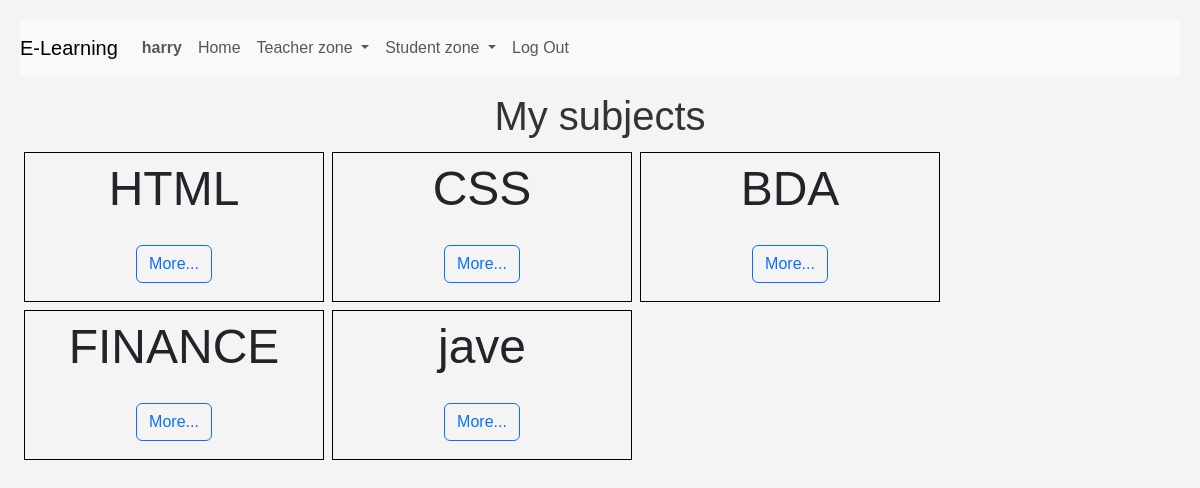
Page /my_subject/ (signed in) on the committed database.
### e_learning/models.py (models this page shows)
class User(AbstractUser):
    pass

class Subject(models.Model):
    subject_name = models.CharField(max_length=100 ,unique=True)
    subject_description =models.TextField(blank=True)
    created_at = models.DateTimeField(auto_now_add=True)
    teacher = models.ForeignKey(Teacher, on_delete=models.CASCADE, related_name="subject_teacher")
    course= models.ManyToManyField(Course ,related_name="course_subject")
    enrolled_by = models.ManyToManyField(Student, through='enroll' , through_fields=('subject', 'student'),related_name='enrolled_sub')

### e_learning/views.py (the view)
# urls.py: path("my_subject/",views.my_subject,name="my_subject"),
@login_required
def my_subject(request):
    user=request.user
    user1=User.objects.get(username=user)
    try :
        teacher=Teacher.objects.get(teacher_user=user1)
        subjects= Subject.objects.filter(teacher=teacher)
        return render (request,"e_learning/my_subject.html",{
            "subjects":subjects,
        })
    except Teacher.DoesNotExist:
       return HttpResponseRedirect('not_authorized')

### e_learning/templates/e_learning/my_subject.html (shortened to what this page needs)
{% extends "e_learning/layout.html" %}
{% load static %}
{% block body %}
<h1> My subjects</h1>
<div style="display: flex; flex-wrap: wrap;
align-content: flex-start;
">
    {% for subject in subjects %}
    <div id="subject{{subject.id}}" style="border: 1px solid black ; height: 150px;width: 300px; margin: 4px; text-align: center; font-size: 3em;" >
       {{subject.subject_name}}
       <br>
       <a href="{%url 'subject' subject.subject_name %}" class="btn btn-outline-primary">More... </a>
    </div>
    {% endfor %}
</div>
{% endblock %}

### e_learning/templates/e_learning/layout.html (shortened to what this page needs)
{% load static %}
<!DOCTYPE html>
<html lang="en">
    <head>
        <link href="https://cdn.jsdelivr.net/npm/bootstrap@5.3.3/dist/css/bootstrap.min.css" rel="stylesheet">
        <link rel="stylesheet" href="{% static 'e_learning/styles.css' %}" >
    </head>
    <body>
        <nav class="navbar navbar-expand-lg navbar-light bg-light">
            <a class="navbar-brand" href="#">E-Learning</a>
            <div>
              <ul class="navbar-nav mr-auto">
                {% if user.is_authenticated %}
                    <li class="nav-item">
                        <a class="nav-link" href="{% url 'profil' %}"><strong>{{ user.username }}</strong></a>
                    </li>
                {% endif %}
                <li class="nav-item">
                  <a class="nav-link" href="{% url 'index' %}">Home</a>
                </li>
                {% if user.is_authenticated %}
                   <li class="nav-item dropdown">
                    <a class="nav-link dropdown-toggle"  role="button" data-bs-toggle="dropdown" aria-expanded="false">
                      Teacher zone
                    </a>
                  </li>
                  <li class="nav-item dropdown">
                    <a class="nav-link dropdown-toggle"  role="button" data-bs-toggle="dropdown" aria-expanded="false">
                      Student zone
                    </a>
                  </li>
                        <li class="nav-item"><a class="nav-link" href="{% url 'logout' %}">Log Out</a>
                    </li>
                {% endif %}
              </ul>
            </div>
          </nav>
        <div class="body">
            {% block body %}
            {% endblock %}
        </div>
    </body>
    </html>

### e_learning/static/e_learning/styles.css (style rules this page uses)
body { font-family: Arial, sans-serif; background-color: #f4f4f4; margin: 0; padding: 20px; }
h1 { text-align: center; color: #333; }

### rows in the picture
User: username "harry"
Subject: subject_name "HTML"
Subject: subject_name "CSS"
Subject: subject_name "BDA"
Subject: subject_name "FINANCE"
Subject: subject_name "jave"
